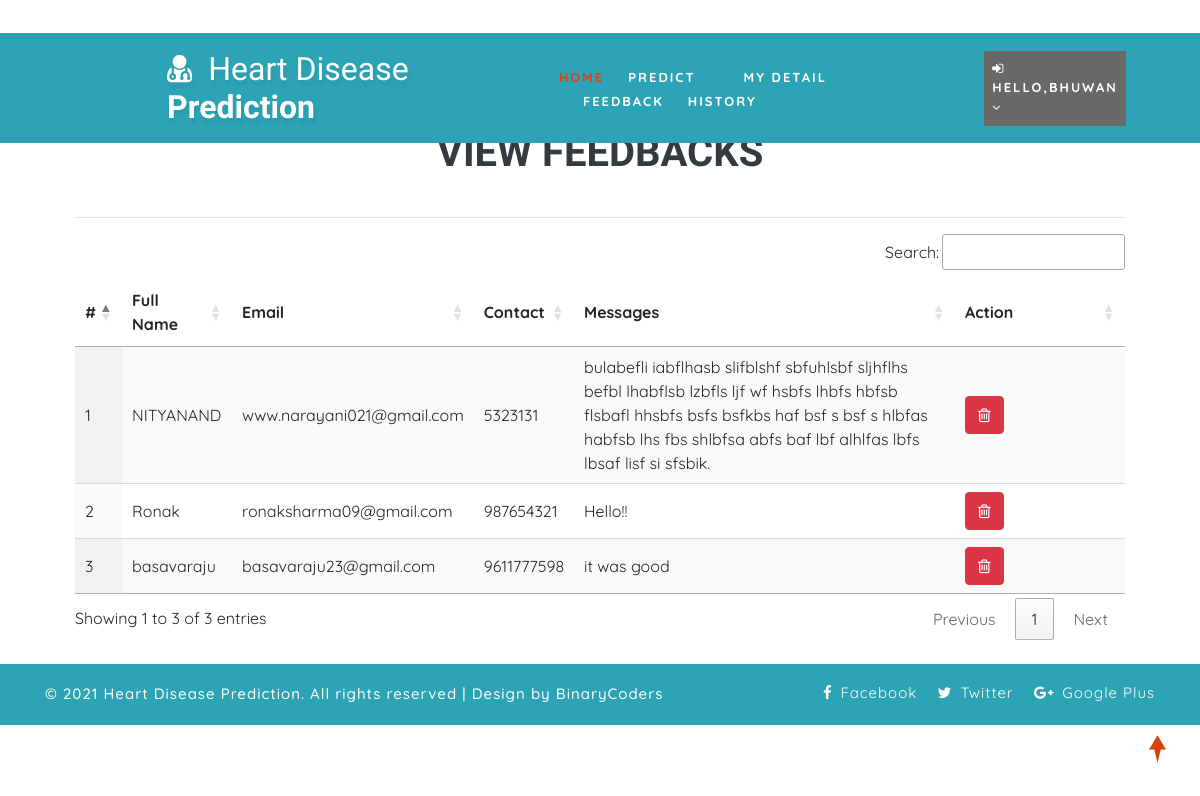
/view_feedback (signed in), run on the app's committed database.
### health/models.py (models this page shows, shortened)
class Feedback(models.Model):
    user = models.ForeignKey(User, on_delete=models.CASCADE, null=True)
    messages = models.TextField(null=True)
    date = models.DateField(auto_now=True)

class Patient(models.Model):
    user = models.ForeignKey(User, on_delete=models.CASCADE, null=True)
    contact = models.CharField(max_length=100, null=True)
    address = models.CharField(max_length=100, null=True)
    dob = models.DateField(null=True)
    image = models.FileField(null=True)

### health/views.py (the view)
# urls.py: path('view_feedback', View_Feedback,name="view_feedback"),
@login_required(login_url="login")
def View_Feedback(request):
    dis = Feedback.objects.all()
    d = {'dis':dis}
    return render(request,'view_feedback.html',d)

### health/templates/view_feedback.html
{% extends 'index.html' %}
{% load static %}
{% block body %}
<div class="container-fluid" style="width:90%;margin-top:8%">
                    <div class="container-fluid">
                        <h1 align="center" class="w3ls-title text-uppercase text-dark font-weight-bold">View Feedbacks</h1><br>
                         </div><hr>
                                <table id="example" class="display" style="width:100%">
                                  <thead>
                                    <tr>
                                      <th>#</th>
                                      <th>Full Name</th>
                                      <th>Email</th>
                                      <th>Contact</th>
                                      <th>Messages</th>
                                      <th>Action</th>
                                  </tr>
                              </thead>
                              <tbody>
                              {% for i in dis %}
                                <tr>
                                  <td>{{forloop.counter}}</td>
                                  <td>{{i.user.first_name}} {{i.user.user.last_name}}</td>
                                  <td>{{i.user.email}}</td>
                                  <td>{{i.user.patient_set.all.0.contact}}</td>
                                  <td>{{i.messages}}</td>
                                  <td style="width:150px">
                                      <a href="{% url 'delete_feedback' i.id %}" ><button class="btn btn-danger" onclick="return confirm('Are you sure?')"><i class="fa fa-trash-o"></i></button></a></td>
                              </tr>
                              {% endfor %}
                          </tbody>
                      </table>
                  </div>
{% endblock %}

### health/templates/index.html (shortened to what this page needs)
<!DOCTYPE html>
{% load static %}
<html lang="zxx">
<head>
	<link rel="stylesheet" href="{% static 'css/bootstrap.css' %}">
	<link href="{% static 'css/css_slider.css' %}" type="text/css" rel="stylesheet" media="all">
	<link rel="stylesheet" href="{% static 'css/style.css' %}" type="text/css" media="all" />
	<link href="{% static 'css/font-awesome.min.css' %}" rel="stylesheet">
<link rel='stylesheet' type='text/css' href="https://cdn.datatables.net/1.10.21/css/jquery.dataTables.min.css">
<link rel='stylesheet' type='text/css' href="https://cdn.datatables.net/buttons/1.6.2/css/buttons.dataTables.min.css">
</head>
<body>
	<div id="home" style="margin-bottom:2%">
		<header>
			<div class="top-bar py-3">
				<div class="container">
					<div class="row">
						<div class="col-xl-7 col-lg-6 col-md-4 top-social-agile text-md-right text-center mt-md-0 mt-2">
							<div class="row">
								<div class="col-xl-3 col-lg-4 col-6 top-w3layouts p-md-0 text-right">
								</div>
								<div class="col-xl-3 col-lg-4 col-6 header-w3layouts text-md-right text-left">
								</div>
							</div>
						</div>
					</div>
				</div>
			</div>
		</header>
		<div class="main-top" style="background:rgb(44, 164, 182)">
			<div class="container-fluid">
				<div class="header d-md-flex justify-content-between align-items-center py-3">
					<div id="logo" style="margin-left:13%">
						<h1>
							<a href="index.html">
								<span class="fa fa-user-md mr-2"></span>
								<span class="logo-sp">Heart Disease</span> Prediction
							</a>
						</h1>
					</div>
					{% if request.user.is_staff %}
					<div class="nav_w3ls" style="margin-right:4%">
						<nav>
							<label for="drop1" class="toggle">Menu</label>
							<input type="checkbox" id="drop1" />
							<ul class="menu" style="padding:15px;width:100%">
								<li class="mx-lg-4 mx-md-3 my-md-0 my-2"><a href="{% url 'admin_home' %}" >Home</a></li>
								<li>
									<label for="drop-2" class="toggle toogle-2"> <span class="fa fa-angle-down" aria-hidden="true"></span>
									</label>
									<a href="#"> Doctor <span class="fa fa-angle-down" aria-hidden="true"></span></a>
									<ul style="margin-top:2%;width:40%;margin-right:0%">
										<li style="width:100%;"><a href="/add_doctor" class="drop-text">Add Doctor</a></li>
										<li style="width:100%;"><a href="/view_doctor" class="drop-text">View Doctor</a></li>
									</ul>
								</li>
								<li class="mx-lg-4 mx-md-3 my-md-0 my-2"><a href="/view_patient">Patient</a></li>
								<li class="mx-lg-4 mx-md-3 my-md-0 my-2">
									<a href="/view_search_pat">Searched Data</a></li>
								<li><a href="/view_feedback">Feedback</a></li>
							</ul>
						</nav>
					</div>
					<div class="nav_w3ls" style="margin-right:3%">
						<nav>
							<label for="drop2" class="toggle">Menu</label>
							<input type="checkbox" id="drop2" />
							<ul class="menu">
								<li class="mx-lg-4 mx-md-3 my-md-0 my-2" style="background:red;padding:8px">
									<label for="drop-2" class="toggle toogle-2"> <span class="fa fa-angle-down" aria-hidden="true"></span>
									</label>
									<a href="#"><i class="fa fa-user"></i> {{request.user.username}} <span class="fa fa-angle-down" aria-hidden="true"></span></a>
									<ul style="margin-top:10%;width:80%;margin-right:5%">
										<li style="width:100%;"><a href="{% url 'change_password' %}" class="drop-text">Password</a></li>
										<li style="width:100%;"><a href="{% url 'logout' %}" class="drop-text">Logout</a></li>
									</ul>
								</li>
							</ul>
						</nav>
					</div>
					{% elif request.user.patient_set.all.0 %}
					<div class="nav_w3ls" style="margin-left:5%;font-weight:bold">
						<nav>
							<ul class="menu" style="padding:15px;width:100%">
								<li><a href="{% url 'patient_home' %}" class="active">Home</a></li>
								<li class="mx-lg-4 mx-md-3 my-md-0 my-2"><a href="/add_heartdetail">Predict</a></li>
								<li class="mx-lg-4 mx-md-3 my-md-0 my-2"><a href="/profile_doctor">My Detail</a></li>
								<li class="mx-lg-4 mx-md-3 my-md-0 my-2"><a href="/sent_feedback">Feedback</a></li>
								<li><a href="/view_search_pat">History</a></li>
							</ul>
						</nav>
					</div>
					<div class="nav_w3ls" style="margin-right:3%">
						<nav>
							<ul class="menu">
								<li class="mx-lg-4 mx-md-3 my-md-0 my-2" style="background:#6a6767;padding:8px">
									<a href="#"><i class="fa fa-sign-in"></i> Hello,{{request.user.username}} <span class="fa fa-angle-down" aria-hidden="true"></span></a>
								</li>
							</ul>
						</nav>
					</div>
					{% endif %}
				</div>
			</div>
		</div>
		{% block body %}
		{% endblock %}
	</div>
	<div class="copy-w3pvt" style="background:rgb(44, 164, 182);color:white">
		<div class="container py-3">
			<div class="row">
				<div class="col-lg-7 w3ls_footer_grid1_left text-lg-left text-center">
					<p style="color:white">&copy; 2021 Heart Disease Prediction. All rights reserved | Design by BinaryCoders</a>
					</p>
				</div>
				<div class="col-lg-5 w3ls_footer_grid_left1_pos text-lg-right text-center mt-lg-0 mt-2">
					<ul style="color:white">
						<li>
							<a href="#" style="color:white" class="facebook">
								<span class="fa fa-facebook-f mr-2"></span>Facebook</a>
						</li>
						<li class="mx-3">
							<a href="#" style="color:white" class="twitter">
								<span class="fa fa-twitter mr-2"></span>Twitter</a>
						</li>
						<li>
							<a href="#" style="color:white" class="google">
								<span class="fa fa-google-plus mr-2"></span>Google Plus</a>
						</li>
					</ul>
				</div>
			</div>
		</div>
	</div>
	<a href="#home" style="color:white" class="move-top text-center"></a>
</body>
</html>

### health/static/css/style.css (style rules this page uses)
body { padding: 0; margin: 0; background: #FFF; font-family: 'Quicksand', sans-serif; }
body a, body button { transition: 0.5s all; -webkit-transition: 0.5s all; -moz-transition: 0.5s all; -o-transition: 0.5s all; -ms-transition: 0.5s all; text-decoration: none; }
html { scroll-behavior: smooth; }
h1, h2, h3, h4, h5, h6 { margin: 0; padding: 0; font-family: 'Mukta', sans-serif; }
p { margin: 0; padding: 0; font-size: 15px; letter-spacing: 1px; line-height: 1.9; color: #999; font-family: 'Quicksand', sans-serif; }
ul, ol { margin: 0; padding: 0; }
a.move-top { width: 34px; height: 34px; background: url(../images/move-top.png) no-repeat; display: inline-block; position: fixed; bottom: 4%; right: 2%; z-index: 0; }
#home { position: relative; }
.main-top { position: absolute; z-index: 999; width: 100%; background: rgba(0, 0, 0, 0.4); }
nav { margin: 0; padding: 0; }
#logo a { float: left; display: initial; font-weight: 700; font-size: 32px; color: #fff; text-shadow: 2px 5px 3px rgba(0, 0, 0, 0.06); padding: 0; }
span.logo-sp { font-weight: 100; }
nav:after { content: ""; display: table; clear: both; }
nav ul { float: right; padding: 0; margin: 0; list-style: none; position: relative; }
nav ul li { margin: 0px; display: inline-block; float: left; }
nav a { padding: 0; color: #fff; font-size: 13px; letter-spacing: 2px; font-weight: 700; text-transform: uppercase; display: inline-block; transition: 0.5s all; -webkit-transition: 0.5s all; -moz-transition: 0.5s all; -o-transition: 0.5s all; -ms-transition: 0.5s all; }
.menu li a.active, .menu li a:hover { color: #2196f3; transition: 0.5s all; -webkit-transition: 0.5s all; -moz-transition: 0.5s all; -o-transition: 0.5s all; -ms-transition: 0.5s all; color: #d84315; }
li>a:only-child:after { content: ''; }
.w3ls_footer_grid_left1_pos ul li, ul.list-part li { display: inline-block; }
.w3ls_footer_grid_left1_pos ul li a { color: #000; text-decoration: none; letter-spacing: 1px; font-size: 15px; }
.w3ls_footer_grid1_left p { color: #484848; font-weight: 500; }

### data on the page
Feedback: user.first_name "NITYANAND", user.email "www.narayani021@gmail.com", user.patient_set.all.0.contact "5323131", messages "bulabefli iabflhasb slifblshf sbfuhlsbf sljhflhs befbl lhabflsb lzbfls ljf wf hsbfs lhbfs hbfsb flsbafl hhsbfs bsfs bsfkbs haf bsf s bsf s hlbfas habfsb lhs fbs shlbfsa abfs baf lbf alhlfas lbfs lbsaf lisf si sfsbik."
Feedback: user.first_name "Ronak", user.email "ronaksharma09@gmail.com", user.patient_set.all.0.contact "987654321", messages "Hello!!"
Feedback: user.first_name "basavaraju", user.email "basavaraju23@gmail.com", user.patient_set.all.0.contact "9611777598", messages "it was good"

### other printed values
{{ request.user.username }} "BHUWAN"
